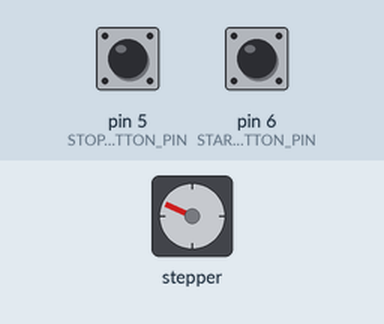
Simulated run of this program. Board: Arduino Uno, built with avr-gcc and run on an emulated ATmega328P. Shown: stepper motor. Wiring (from diagram.json): stepper motor driver (200 steps per turn assumed): step pin 3; direction pin 2. The test bench sets the inputs (shaded band); at power-on: pin 6 (START_BUTTON_PIN) HIGH, pin 5 (STOP_BUTTON_PIN) HIGH.

Above: at 1.0 s.
1.3 s: pin 6 (START_BUTTON_PIN) pulled LOW for 0.15 s
At 1.6 s:
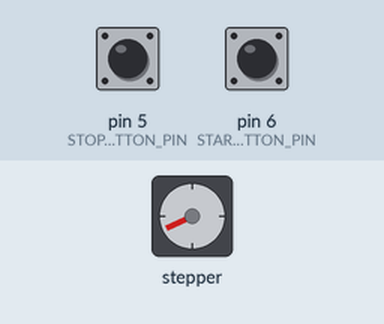
4.4 s: pin 5 (STOP_BUTTON_PIN) pulled LOW for 0.15 s
At 7.2 s:
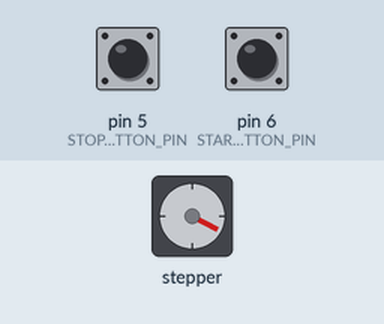
7.4 s: pin 6 (START_BUTTON_PIN) pulled LOW for 1 s
At 7.73 s:
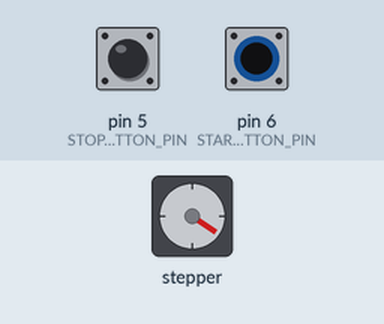
10.9 s: pin 5 (STOP_BUTTON_PIN) pulled LOW for 1 s
Timing chart, 0 to 14.0 s (numbered marks = the images above; inputs shaded):
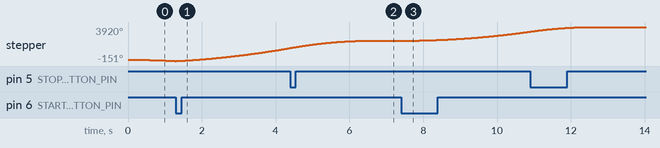

The program:

main.cpp
```cpp
#include "TwoWireStepper.h"

#define STEP_PIN 3
#define DIR_PIN 2
#define STOP_BUTTON_PIN 5  // Connect button between this pin and GND
#define START_BUTTON_PIN 6

TwoWireStepper stepper(STEP_PIN, DIR_PIN);

void setup() {
  pinMode(STOP_BUTTON_PIN, INPUT_PULLUP);   // Enable internal pullup resistor
  pinMode(START_BUTTON_PIN, INPUT_PULLUP);  // Enable internal pullup resistor

  stepper.setStepperSpeed(800);         // 800 steps per second
  stepper.setStepperAcceleration(100);  // 100 steps/second²
  stepper.setStepperDeceleration(200);  // 200 steps/second² for stopping
}

void loop() {
  // Check if button is pressed (LOW because of INPUT_PULLUP)
  if (digitalRead(STOP_BUTTON_PIN) == LOW) {
    stepper.stopStepper();  // Trigger deceleration
  }
  if (digitalRead(START_BUTTON_PIN) == LOW) {
    stepper.setStepperDirection(1);
    stepper.startStepper(800);  // Trigger deceleration
  }
  stepper.runStepper();
}
```

TwoWireStepper.cpp
```cpp
// TwoWireStepper.cpp
#include "TwoWireStepper.h"

TwoWireStepper::TwoWireStepper(int8_t stepPin, int8_t dirPin) {
  _stepPin = stepPin;
  _dirPin = dirPin;
  pinMode(_stepPin, OUTPUT);
  pinMode(_dirPin, OUTPUT);

  // Default parameters
  _targetSpeed = 100;  // target speed in steps per second
  _currentSpeed = 0;   // starting speed in steps per second
  _acceleration = 50;  // steps per second^2
  _deceleration = 50;  // steps per second^2
  _lastStepTime = 0;
  _lastSpeedUpdateTime = 0;
  _direction = true;
  _stopping = false;
}

void TwoWireStepper::setStepperSpeed(float speed) {
  _targetSpeed = abs(speed);  // Ensure positive speed
}

void TwoWireStepper::setStepperAcceleration(float acceleration) {
  _acceleration = abs(acceleration);  // Ensure positive acceleration
}

void TwoWireStepper::setStepperDeceleration(float deceleration) {
  _deceleration = abs(deceleration);  // Ensure positive deceleration
}

void TwoWireStepper::setStepperDirection(bool direction) {
  _direction = direction;
  digitalWrite(_dirPin, _direction);
}

void TwoWireStepper::stopStepper() {
  _stopping = true;
  _targetSpeed = 0;  // Set target speed to 0 for deceleration
}

void TwoWireStepper::startStepper(float speed) {
  _stopping = false;
  _targetSpeed = speed;  // Set target speed to 0 for deceleration
}

bool TwoWireStepper::isStopped() {
  return _currentSpeed == 0;
}

void TwoWireStepper::enableStepper() {
  digitalWrite(_dirPin, _direction);
}

void TwoWireStepper::disableStepper() {
  digitalWrite(_stepPin, LOW);
}

void TwoWireStepper::stepControl() {
  digitalWrite(_stepPin, HIGH);
  delayMicroseconds(5);
  digitalWrite(_stepPin, LOW);
}

void TwoWireStepper::runStepper() {
  unsigned long currentTime = micros();
  unsigned long elapsedTime = currentTime - _lastSpeedUpdateTime;

  // Update speed every millisecond
  if (elapsedTime >= 1000) {                        // 1000 microseconds = 1 millisecond
    float timeInSeconds = elapsedTime / 1000000.0;  // Convert to seconds

    if (_stopping) {
      // Decelerate to stop
      _currentSpeed -= _deceleration * timeInSeconds;
      if (_currentSpeed <= 0) {
        _currentSpeed = 0;
        _stopping = false;  // Reset stopping flag
      }
    } else if (_currentSpeed < _targetSpeed) {
      // Accelerate
      _currentSpeed += _acceleration * timeInSeconds;
      if (_currentSpeed > _targetSpeed) {
        _currentSpeed = _targetSpeed;
      }
    }

    _lastSpeedUpdateTime = currentTime;
  }

  // Only step if we have a non-zero speed
  if (_currentSpeed > 0) {
    // Calculate step interval in microseconds
    unsigned long stepInterval = static_cast<unsigned long>(1000000.0 / _currentSpeed);

    // Check if it's time for the next step
    if (currentTime - _lastStepTime >= stepInterval) {
      stepControl();
      _lastStepTime = currentTime;
    }
  }
}
```

TwoWireStepper.h
```cpp
// TwoWireStepper.h
#ifndef TWOWIRESTEPPER_H
#define TWOWIRESTEPPER_H

#include <Arduino.h>

class TwoWireStepper {
 private:
  int8_t _stepPin, _dirPin;
  bool _direction;
  float _targetSpeed;   // target speed
  float _currentSpeed;  // current speed
  float _acceleration;
  float _deceleration;
  unsigned long _lastStepTime;
  unsigned long _lastSpeedUpdateTime;
  bool _stopping;
  void stepControl();

 public:
  TwoWireStepper(int8_t stepPin, int8_t dirPin);
  void setStepperSpeed(float speed);
  void setStepperAcceleration(float acceleration);
  void setStepperDeceleration(float deceleration);
  void setStepperDirection(bool direction);
  void enableStepper();
  void disableStepper();
  void runStepper();
  void stopStepper();
  bool isStopped();
  void startStepper(float speed);
};

#endif
```

Measured:
- after the input at 7.4 s, stepper: keeps turning clockwise at about 315°/s, starting at once
